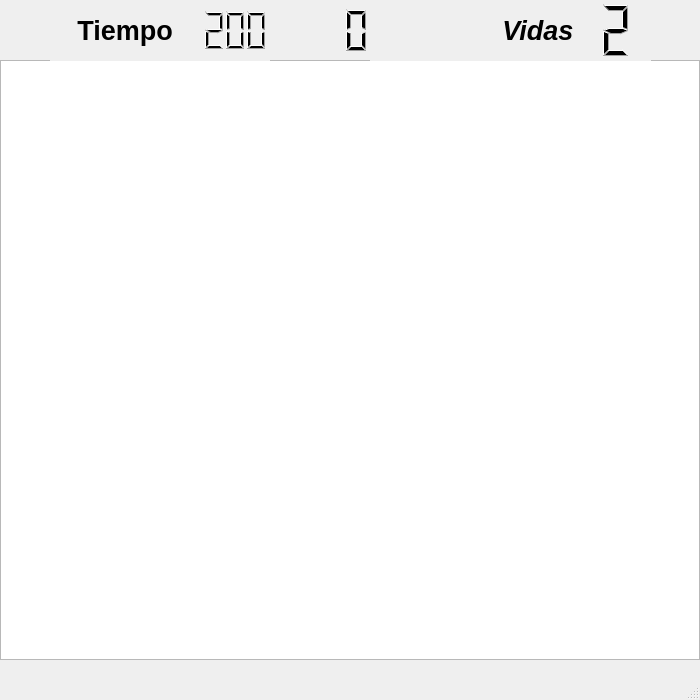
<?xml version="1.0" encoding="UTF-8"?>
<ui version="4.0">
 <class>Papabom</class>
 <widget class="QMainWindow" name="Papabom">
  <property name="geometry">
   <rect>
    <x>0</x>
    <y>0</y>
    <width>700</width>
    <height>700</height>
   </rect>
  </property>
  <property name="minimumSize">
   <size>
    <width>400</width>
    <height>400</height>
   </size>
  </property>
  <property name="maximumSize">
   <size>
    <width>800</width>
    <height>800</height>
   </size>
  </property>
  <property name="windowTitle">
   <string>Papabom</string>
  </property>
  <widget class="QWidget" name="centralwidget">
   <widget class="QGraphicsView" name="graphicsView">
    <property name="geometry">
     <rect>
      <x>0</x>
      <y>60</y>
      <width>700</width>
      <height>600</height>
     </rect>
    </property>
    <property name="maximumSize">
     <size>
      <width>800</width>
      <height>800</height>
     </size>
    </property>
    <property name="backgroundBrush">
     <brush brushstyle="SolidPattern">
      <color alpha="255">
       <red>5</red>
       <green>124</green>
       <blue>10</blue>
      </color>
     </brush>
    </property>
   </widget>
   <widget class="QWidget" name="horizontalLayoutWidget">
    <property name="geometry">
     <rect>
      <x>0</x>
      <y>0</y>
      <width>701</width>
      <height>61</height>
     </rect>
    </property>
    <layout class="QHBoxLayout" name="Barrasuperior" stretch="0,0,0,0,0">
     <property name="spacing">
      <number>0</number>
     </property>
     <property name="leftMargin">
      <number>50</number>
     </property>
     <property name="rightMargin">
      <number>50</number>
     </property>
     <item>
      <widget class="QLabel" name="label">
       <property name="enabled">
        <bool>true</bool>
       </property>
       <property name="maximumSize">
        <size>
         <width>150</width>
         <height>100</height>
        </size>
       </property>
       <property name="font">
        <font>
         <pointsize>20</pointsize>
         <weight>75</weight>
         <bold>true</bold>
        </font>
       </property>
       <property name="layoutDirection">
        <enum>Qt::LeftToRight</enum>
       </property>
       <property name="autoFillBackground">
        <bool>true</bool>
       </property>
       <property name="text">
        <string>Tiempo</string>
       </property>
       <property name="alignment">
        <set>Qt::AlignCenter</set>
       </property>
      </widget>
     </item>
     <item>
      <widget class="QLCDNumber" name="tiempo">
       <property name="maximumSize">
        <size>
         <width>70</width>
         <height>16777215</height>
        </size>
       </property>
       <property name="font">
        <font>
         <weight>50</weight>
         <bold>false</bold>
        </font>
       </property>
       <property name="autoFillBackground">
        <bool>true</bool>
       </property>
       <property name="frameShape">
        <enum>QFrame::NoFrame</enum>
       </property>
       <property name="frameShadow">
        <enum>QFrame::Plain</enum>
       </property>
       <property name="digitCount">
        <number>3</number>
       </property>
       <property name="intValue" stdset="0">
        <number>200</number>
       </property>
      </widget>
     </item>
     <item>
      <widget class="QLCDNumber" name="puntos">
       <property name="enabled">
        <bool>true</bool>
       </property>
       <property name="maximumSize">
        <size>
         <width>100</width>
         <height>59</height>
        </size>
       </property>
       <property name="layoutDirection">
        <enum>Qt::LeftToRight</enum>
       </property>
       <property name="autoFillBackground">
        <bool>true</bool>
       </property>
       <property name="frameShadow">
        <enum>QFrame::Raised</enum>
       </property>
       <property name="lineWidth">
        <number>0</number>
       </property>
       <property name="digitCount">
        <number>4</number>
       </property>
      </widget>
     </item>
     <item>
      <widget class="QLabel" name="vidas">
       <property name="font">
        <font>
         <pointsize>20</pointsize>
         <weight>75</weight>
         <italic>true</italic>
         <bold>true</bold>
        </font>
       </property>
       <property name="autoFillBackground">
        <bool>true</bool>
       </property>
       <property name="text">
        <string>Vidas </string>
       </property>
       <property name="alignment">
        <set>Qt::AlignRight|Qt::AlignTrailing|Qt::AlignVCenter</set>
       </property>
      </widget>
     </item>
     <item>
      <widget class="QLCDNumber" name="Vidas">
       <property name="enabled">
        <bool>true</bool>
       </property>
       <property name="maximumSize">
        <size>
         <width>70</width>
         <height>16777215</height>
        </size>
       </property>
       <property name="font">
        <font>
         <pointsize>10</pointsize>
         <kerning>true</kerning>
        </font>
       </property>
       <property name="layoutDirection">
        <enum>Qt::LeftToRight</enum>
       </property>
       <property name="autoFillBackground">
        <bool>true</bool>
       </property>
       <property name="frameShape">
        <enum>QFrame::NoFrame</enum>
       </property>
       <property name="frameShadow">
        <enum>QFrame::Raised</enum>
       </property>
       <property name="digitCount">
        <number>1</number>
       </property>
       <property name="intValue" stdset="0">
        <number>2</number>
       </property>
      </widget>
     </item>
    </layout>
   </widget>
  </widget>
  <widget class="QMenuBar" name="menubar">
   <property name="geometry">
    <rect>
     <x>0</x>
     <y>0</y>
     <width>700</width>
     <height>20</height>
    </rect>
   </property>
  </widget>
  <widget class="QStatusBar" name="statusbar"/>
 </widget>
 <resources/>
 <connections/>
</ui>
